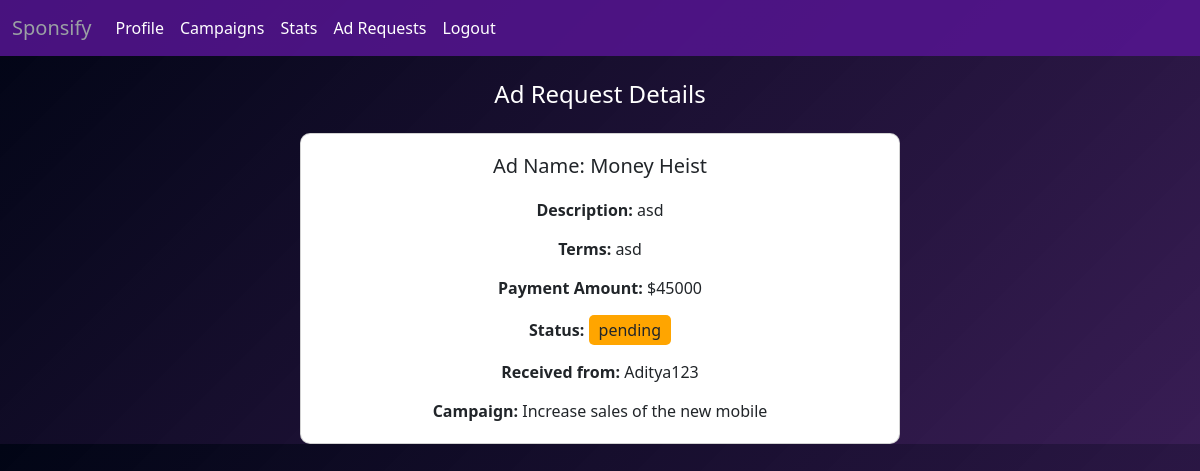
The page /sponsor/ad_request/8 (signed in) on the database as committed earlier.
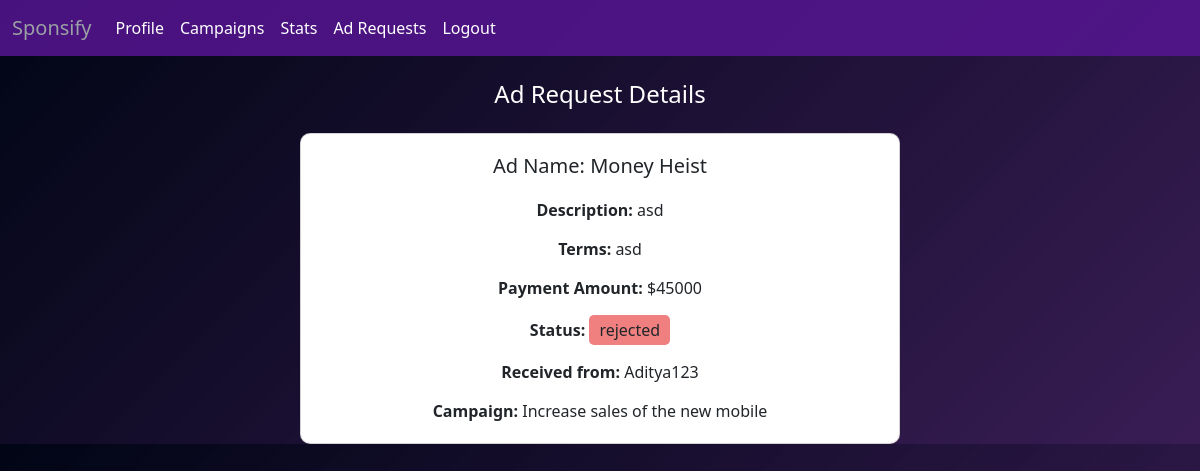
The same page on the database as committed later.
### models.py (models this page shows)
class AdRequest(db.Model):
    id = db.Column(db.Integer, primary_key=True)
    campaign_id = db.Column(db.Integer, db.ForeignKey('campaign.id'), nullable=False)
    sponsor_id = db.Column(db.Integer, db.ForeignKey('sponsor.id'))
    influencer_id = db.Column(db.Integer, db.ForeignKey('influencer.id'), nullable=False)
    by_sponsor = db.Column(db.Boolean, default=False)
    ad_name = db.Column(db.Text)
    terms = db.Column(db.Text)
    description = db.Column(db.Text)
    payment_amount = db.Column(db.Integer)
    status = db.Column(db.String(10), default='pending')
    sponsor = db.relationship('Sponsor', backref='ad_requests_sent', lazy=True, overlaps="ad_requests")
    influencer = db.relationship('Influencer', backref='ad_requests_received', lazy=True, overlaps="ad_requests")

### routes.py (the view)
@app.route("/sponsor/ad_request/<int:ad_request_id>")
@login_required
def view_ad_request(ad_request_id):
    ad_request = AdRequest.query.get_or_404(ad_request_id)
    return render_template("ad_request_details.html", ad_request=ad_request)

### routes.py (called while the page is built)
def login_required(f):
    @wraps(f)
    def wrap(*args, **kwargs):
        if 'user_id' not in session:
            flash("You need to login first")
            return redirect(url_for('login'))
        else:
            user_id  = session['user_id']
            user = User.query.filter_by(id=user_id).first()
            if user.is_flag:
                flash("You are flagged")
                return redirect(url_for('login'))
        return f(*args, **kwargs)
    return wrap

### templates/ad_request_details.html (shortened to what this page needs)
{% extends 'spndash.html' %}
{% block content %}
<div class="container mt-4">
    <h4 class="text-center mb-4">Ad Request Details</h4>
    <div class="card mx-auto" style="max-width: 600px;">
        <div class="card-body text-center">
            <h5 class="card-title">Ad Name: {{ ad_request.ad_name }}</h5>
            <p class="card-text"><strong>Description:</strong> {{ ad_request.description }}</p>
            <p class="card-text"><strong>Terms:</strong> {{ ad_request.terms }}</p>
            <p class="card-text"><strong>Payment Amount:</strong> ${{ ad_request.payment_amount }}</p>
            <p class="card-text"><strong>Status:</strong>
                <span class="status-text"
                    {% if ad_request.status == 'pending' %}style="background-color: orange;"{% endif %}
                    {% if ad_request.status == 'rejected' %}style="background-color: lightcoral;"{% endif %}
                >
                    {{ ad_request.status }}
                </span>
            </p>
            {% if ad_request.by_sponsor %}
                <p class="card-text"><strong>Sent to:</strong> {{ ad_request.influencer.user.username }}</p>
            {% else %}
                <p class="card-text"><strong>Received from:</strong> {{ ad_request.influencer.user.username }}</p>
            {% endif %}
            <p class="card-text"><strong>Campaign:</strong> {{ ad_request.campaign.name }}</p>
        </div>
    </div>
</div>
{% endblock %}

Rows that differ between the two databases and show on the page:
changed AdRequest "Money Heist": status "pending" → "rejected"
